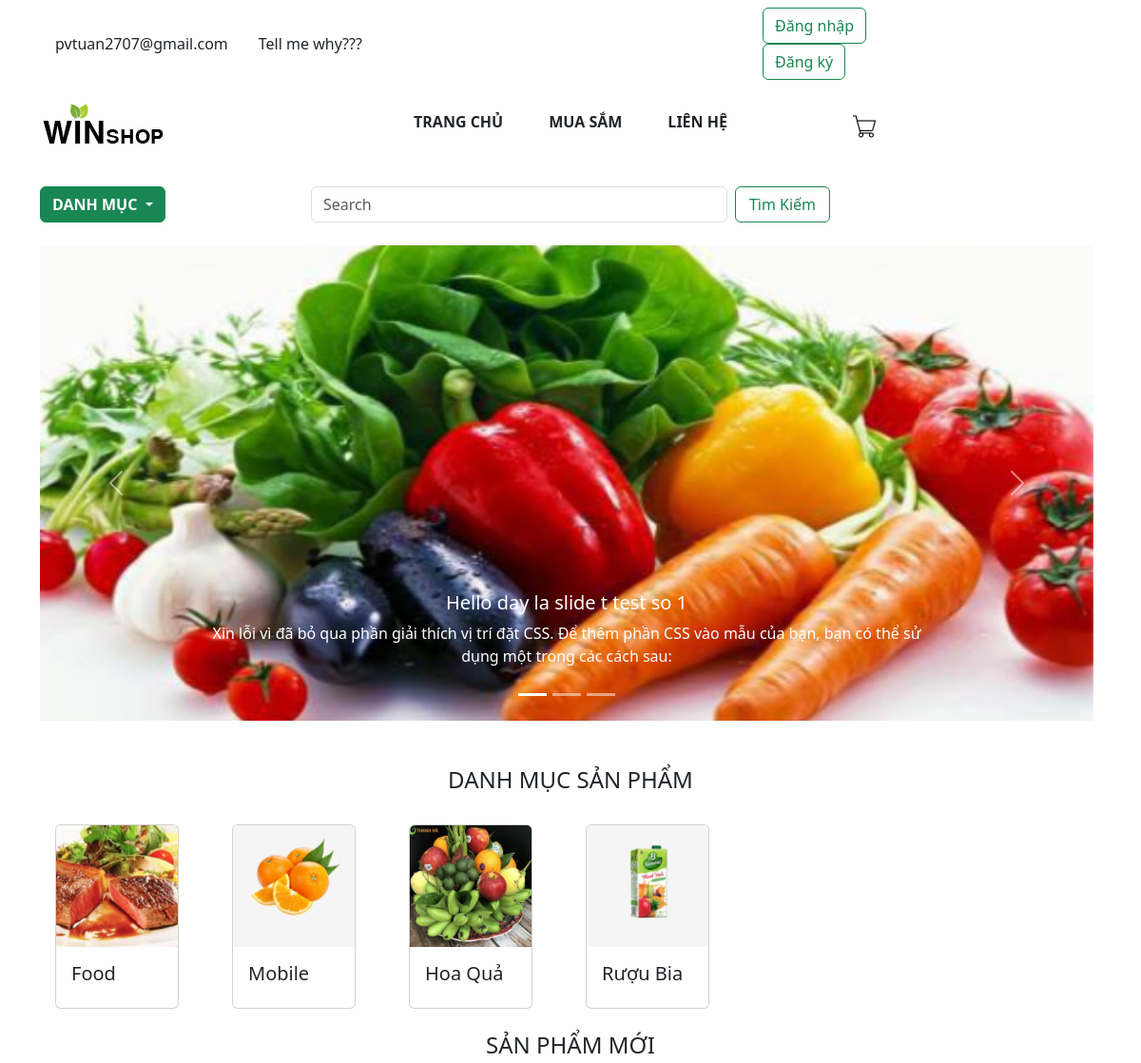
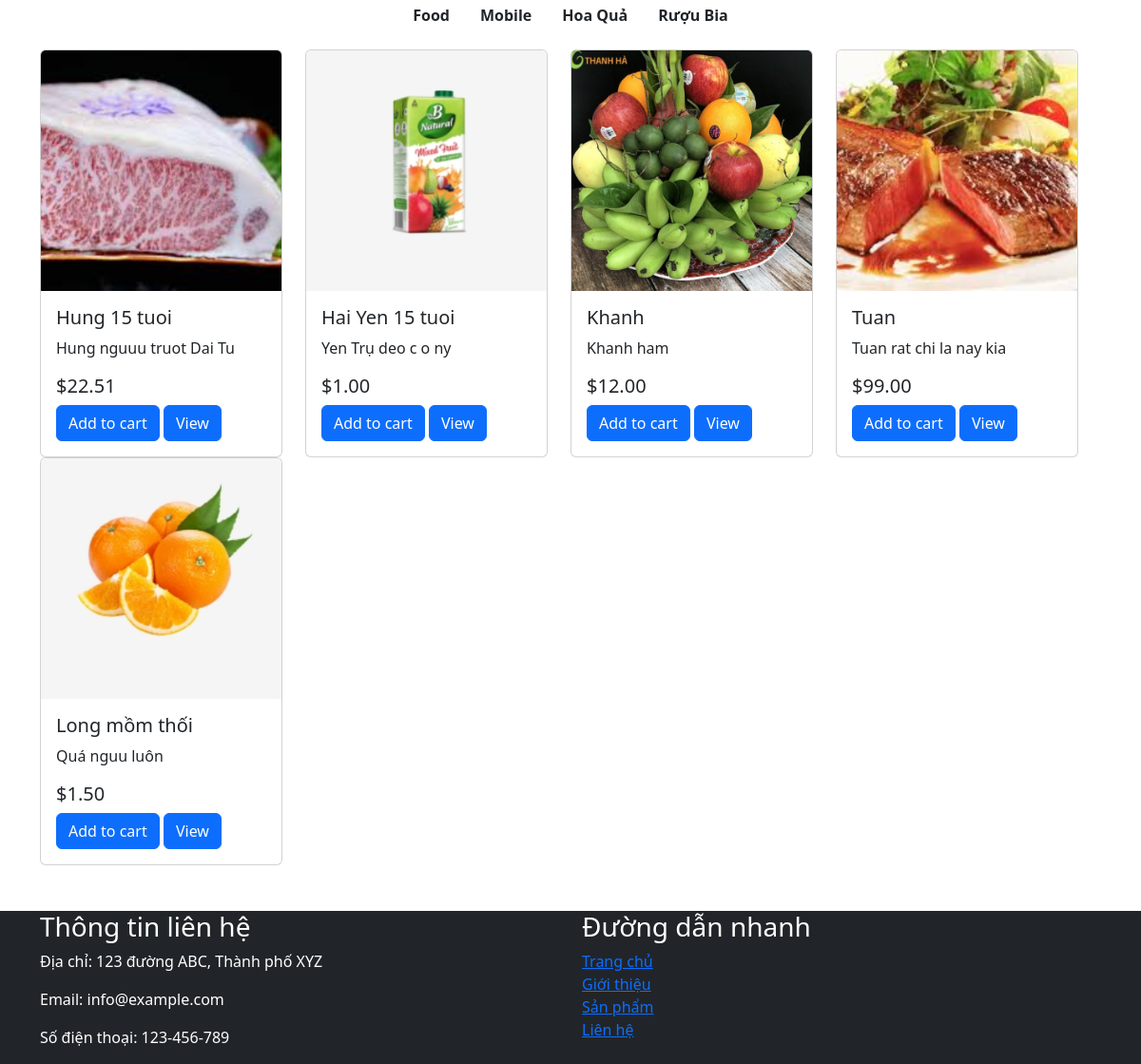
The page / on the database its author committed (2 pictures, top to bottom).
### app/models.py (models this page shows, shortened)
class Slide(models.Model):
    category_slide = models.ForeignKey(Category, on_delete=models.SET_NULL, null=True, blank=False)
    name = models.CharField(max_length=200, null=True, blank=True)
    detail = models.TextField(null=True)
    image = models.ImageField(null=True, blank=True)
    def __str__(self):
        return self.name
    @property
    def ImageURL(self):
        try:
            url = self.image.url
        except:
            url = ''
        return url

class Category(models.Model):
    sub_category = models.ForeignKey('self', on_delete=models.CASCADE, related_name='sub_categories', null=True, blank=True)
    is_sub = models.BooleanField(default=False)
    name = models.CharField(max_length=200, null=True)
    slug = models.CharField(max_length=200, null=True)
    image = models.ImageField(null=True, blank=True)
    @property
    def ImageURL(self):
        try:
            url = self.image.url
        except:
            url = ''
        return url

class Product(models.Model):
    name = models.CharField(max_length=200, null=True)
    category = models.ManyToManyField(Category, related_name='product_category')
    price = models.FloatField()
    describe = models.CharField(max_length=300, null=True)
    digital = models.BooleanField(default=False, null=True, blank=False)
    image = models.ImageField(null=True, blank=True)
    @property
    def ImageURL(self):
        try:
            url = self.image.url
        except:
            url = ''
        return url

### app/views.py (the view)
# urls.py: path('', views.getHome, name="home"),
def getHome(request):
    products = Product.objects.all()
    slide = Slide.objects.all()
    if request.user.is_authenticated:
        customer = request.user
        order, created = Order.objects.get_or_create(customer=customer, complete=False)
        items = order.orderitem_set.all()
        user_not_login = "hidden"
        user_login = "show"
        for item in items:
            item.total = item.product.price * item.quantity
    else:
        order = None
        items = []
        user_not_login = "show"
        user_login = "hidden"
    categories = Category.objects.filter(is_sub=False)  # lay cac damh muc lon
    active_category = request.GET.get('category', '')
    context = {'products': products, 'slide': slide, 'items': items, 'order': order, 'user_login': user_login,
               'user_not_login': user_not_login, 'categories': categories, 'active_category': active_category}
    return render(request, 'app/home.html', context)

### app/templates/app/home.html (shortened to what this page needs)
{% extends 'app/base.html' %}
{% load static %}
{% block blog_slider %}
<div class="container pt-4">
  <div class="row g-2" style="width:100%;">
    <div id="carouselExampleIndicators" class="carousel slide" data-ride="carousel">
  <ol class="carousel-indicators">
    {% for index in slide %}
      <li data-target="#carouselExampleIndicators" data-slide-to="{{ index }}" {% if forloop.first %}class="active"{% endif %}></li>
    {% endfor %}
  </ol>
  <div class="carousel-inner">
    {% for item in slide %}
      <div class="carousel-item {% if forloop.first %}active{% endif %}">
        <img style="height: 500px" class="d-block w-100 " src="{{ item.ImageURL }}" alt="Slide">
        <div class="carousel-caption d-none d-md-block">
          <h5> <a class="text-decoration-none text-reset" href="{% url 'category' %}?category={{ item.category_slide.slug }}" >{{ item.name }} </a> </h5>
          <p>{{ item.detail }}</p>
        </div>
      </div>
    {% endfor %}
  </div>
      <a class="carousel-control-prev" href="#carouselExampleIndicators" role="button" data-slide="prev">
        <span class="carousel-control-prev-icon" aria-hidden="true"></span>
      </a>
      <a class="carousel-control-next" href="#carouselExampleIndicators" role="button" data-slide="next">
        <span class="carousel-control-next-icon" aria-hidden="true"></span>
      </a>
    </div>
    </div>
</div>
{% endblock blog_slider %}
{% block main-content %}
    <div class="container mt-4">
        <h4 class="text-center pt-4 ">DANH MỤC SẢN PHẨM</h4>
            <div class="row  pt-4" style="width: 100%;">
                {% for category in categories %}
                  <div class="col-lg-2 col-md-4">
                    <a class="nav-link pl-3 pr-3 font-weight-bold font-size-lg" href="{% url 'category' %}?category={{ category.slug }}">
                        <div class="card">
                            <img src="{{category.ImageURL}}" class="card-img-top" alt="Product 1">
                            <div class="card-body">
                                <h5 class="card-title">{{category.name}}</h5>
                            </div>
                        </div>
                    </a>
                  </div>
                {% endfor %}
            </div>
    <h4 class="text-center pt-4 ">SẢN PHẨM MỚI</h4>
        <div class="d-flex flex-row justify-content-center">
                {% for category in categories %}
                    <a class="nav-link pl-3 pr-3 font-weight-bold font-size-lg" href="{% url 'category' %}?category={{ category.slug }}">{{ category.name }}</a>
                {% endfor %}
        </div>
      <div class="row  pt-4" style="width: 100%;">
        {% for product in products %}
            <div class="col-lg-3 col-md-4">
                <div class="card">
                    <img src="{{product.ImageURL}}" class="card-img-top" alt="Product 1">
                    <div class="card-body">
                        <h5 class="card-title">{{product.name}}</h5>
                        <p class="card-text">{{product.describe}}</p>
                        <h5 class="card-title">${{product.price | floatformat:2}}</h5>
                        <button data-product={{product.id}} data-action="add" class="btn btn-primary add-btn update-btn">Add to cart</button>
                        <a class="btn btn-primary" href="{% url 'detail' %}?id={{ product.id }}">View</a>
                    </div>
                </div>
            </div>
        {% endfor %}
      </div>
    </div>
{% endblock main-content %}

### rows shown on the page
Slide: ImageURL (picture), name "Hello day la slide t test so 1", detail "Xin lỗi vì đã bỏ qua phần giải thích vị trí đặt CSS. Để thêm phần CSS vào mẫu của bạn, bạn có thể sử dụng một trong các cách sau:"
Category: ImageURL (picture), name "Food"
Category: ImageURL (picture), name "Mobile"
Category: ImageURL (picture), name "Hoa Quả"
Category: ImageURL (picture), name "Rượu Bia"
Product: ImageURL (picture), name "Hung 15 tuoi", describe "Hung nguuu truot Dai Tu", price "22.51"
Product: ImageURL (picture), name "Hai Yen 15 tuoi", describe "Yen Trụ deo c o ny", price "1.00"
Product: ImageURL (picture), name "Khanh", describe "Khanh ham", price "12.00"
Product: ImageURL (picture), name "Tuan", describe "Tuan rat chi la nay kia", price "99.00"
Product: ImageURL (picture), name "Long mồm thối", describe "Quá nguu luôn", price "1.50"
